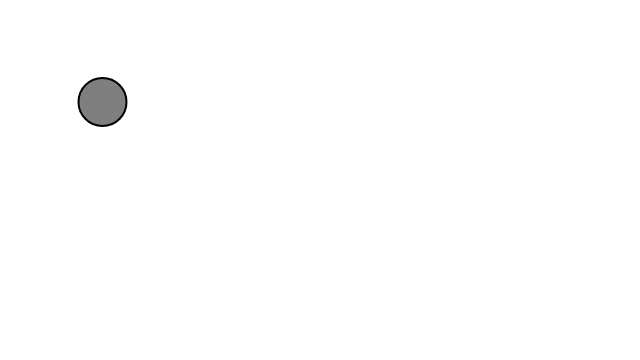
Frame 1 (no input)
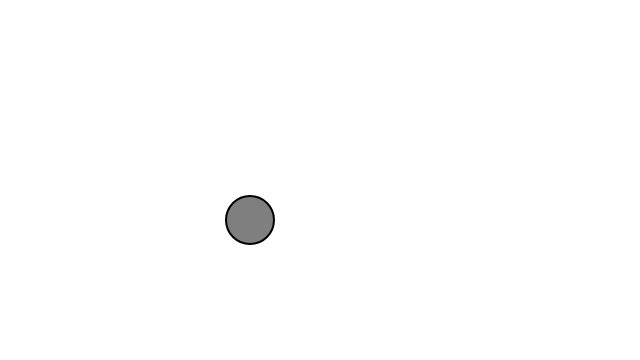
Frame 60 (no input)
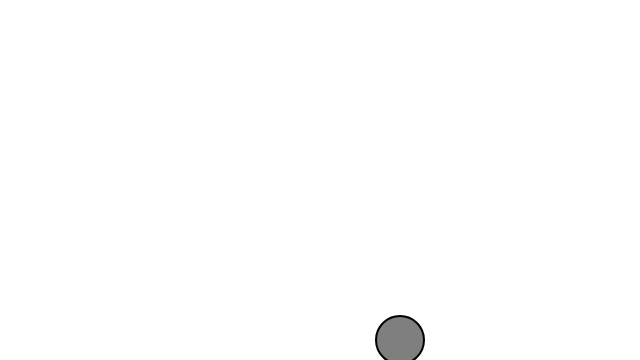
Frame 120 (the mouse pressed at the canvas centre since frame 60)

The p5.js sketch that drew these frames (run headless with seeded random() and noise() and a simulated clock; from frame 60 on, the mouse is pressed at the canvas centre):

// p5.js sketch
// ── sketch.js
// The Nature of Code
// Daniel Shiffman
// http://natureofcode.com

// Example 1-2: Bouncing Ball, with p5.Vector!
let position;
let velocity;

function setup() {
  createCanvas(640, 360);
  background(255);
  position = createVector(100, 100);
  velocity = createVector(2.5, 2);
}

function draw() {
  background(255);

  // Add the current speed to the position.
  position.add(velocity);

  if (position.x > width || position.x < 0) {
    velocity.x = velocity.x * -1;
  }
  if (position.y > height || position.y < 0) {
    velocity.y = velocity.y * -1;
  }

  // Display circle at x position
  stroke(0);
  strokeWeight(2);
  fill(127);
  ellipse(position.x, position.y, 48, 48);
}
